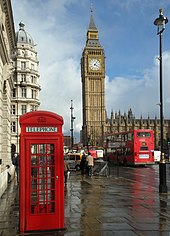
#> input picture images/londres.jpg, 170 x 236 px, found by its file name
$ python aula06.py
#> lines starting #> are read from the running program, lines starting #| are printed output that depends on the picture
import cv2 as cv

img = cv.imread("../../images/londres.jpg")
#> img is the input picture: shape (236, 170, 3); mean B, G, R 115.7, 115.2, 125.1
quadrado = cv.rectangle(img,(20,20),(80,80),(0,0,255),2)
cv.imshow("img",quadrado)

#caso voce queira para pintar o quadrado por dentro apenas altere o ultimo parametro para -1
quadrado2 = cv.rectangle(img,(20,20),(80,80),(0,0,255),-1)
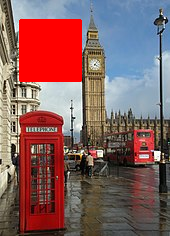
#> quadrado2: shape (236, 170, 3); mean B, G, R 95.9, 95.8, 132.2
cv.imshow("img2",quadrado2)
cv.waitKey(0)
